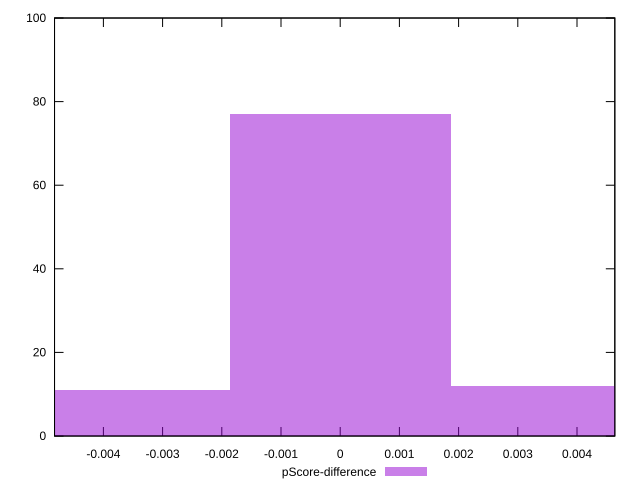

The gnuplot source for this figure:
reset

$pScoreDifference <<EOF
0 77
0.003732818917478749 12
-0.003732818917478749 11
EOF

set key outside below
set boxwidth 0.003732818917478749
set xrange [-0.004825366390207475:0.004638754264467582]
set yrange [0:100]
set trange [0:100]
set style fill transparent solid 0.5 noborder
set terminal svg size 640, 490 enhanced background rgb 'white'
set output "report_00018_2021-02-10T15-25-16.877Z/first-contentful-paint/samples/pages+cached+noadtech/pScore-difference/histogram.svg"

plot $pScoreDifference title "pScore-difference" with boxes

reset
